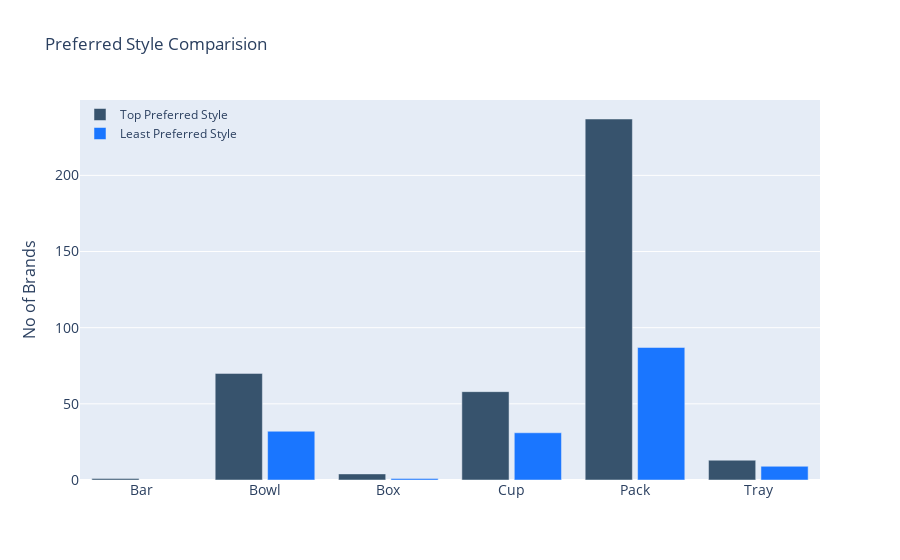

The cell this chart's notebook holds for it:
### Code cell
fig = go.Figure()
fig.add_trace(go.Bar(x=No_Style['Style'],
                y=No_Style['Brand'],
                name='Top Preferred Style',
                marker_color='rgb(55, 83, 109)'
                ))
fig.add_trace(go.Bar(x=LNo_Style['Style'],
                y=LNo_Style['Brand'],
                name='Least Preferred Style',
                marker_color='rgb(26, 118, 255)'
                ))

fig.update_layout(
    title='Preferred Style Comparision',
    xaxis_tickfont_size=14,
    yaxis=dict(
        title='No of Brands',
        titlefont_size=16,
        tickfont_size=14,
    ),
    legend=dict(
        x=0,
        y=1.0,
        bgcolor='rgba(255, 255, 255, 0)',
        bordercolor='rgba(255, 255, 255, 0)'
    ),
    barmode='group',
    bargap=0.15, # gap between bars of adjacent location coordinates.
    bargroupgap=0.1 # gap between bars of the same location coordinate.
)
fig.show()

### Figure 1 — Plotly figure (JSON) as saved in the notebook; plotly's stock layout.template omitted (floating-point values rounded to 4 significant figures)
{"data": [{"marker": {"color": "rgb(55, 83, 109)"}, "name": "Top Preferred Style", "type": "bar", "x": ["Bar", "Bowl", "Box", "Cup", "Pack", "Tray"], "y": [1, 70, 4, 58, 237, 13]}, {"marker": {"color": "rgb(26, 118, 255)"}, "name": "Least Preferred Style", "type": "bar", "x": ["Bowl", "Box", "Cup", "Pack", "Tray"], "y": [32, 1, 31, 87, 9]}], "layout": {"bargap": 0.15, "bargroupgap": 0.1, "barmode": "group", "legend": {"bgcolor": "rgba(255, 255, 255, 0)", "bordercolor": "rgba(255, 255, 255, 0)", "x": 0, "y": 1}, "title": {"text": "Preferred Style Comparision"}, "xaxis": {"tickfont": {"size": 14}}, "yaxis": {"tickfont": {"size": 14}, "title": {"font": {"size": 16}, "text": "No of Brands"}}}}
